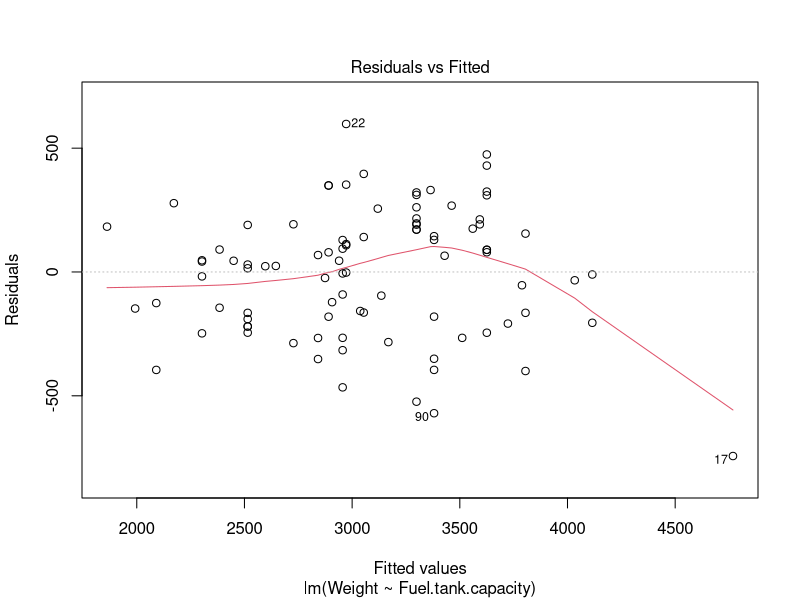
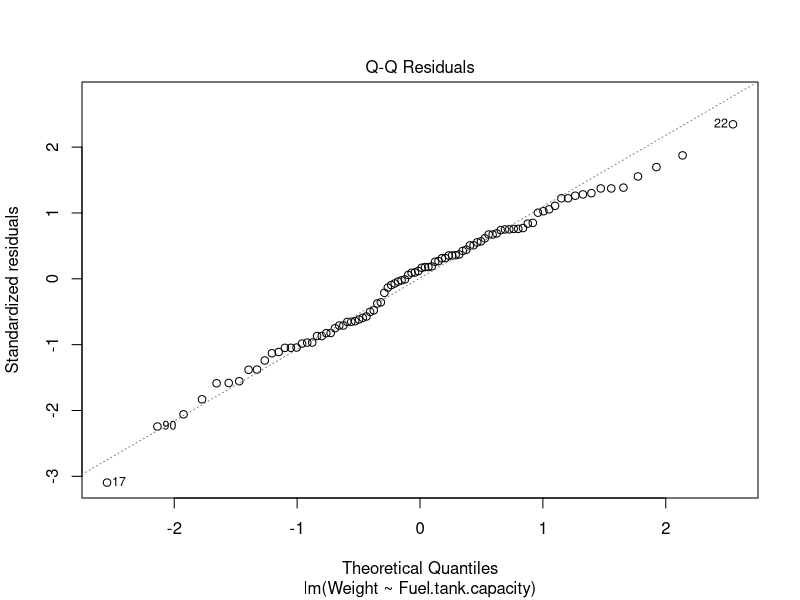

Source code (R) for these figures, in order:
## ---- chunk 1
library( MASS )
names( Cars93 )
## ---- chunk 2
library( tidyverse )
Cars93 %>%
  select( Weight, Cylinders, EngineSize, Fuel.tank.capacity,
          Passengers, Length, Width, Rear.seat.room, Luggage.room ) -> data
summary( data )
## ---- chunk 3
data %>%
  filter( Cylinders != 'rotary') %>%
  mutate( Cylinders = as.numeric( as.character( Cylinders ) )  ) -> data 
  
summary( data ) 
## ---- chunk 4
data$Rear.seat.room[ is.na( data$Rear.seat.room)] <- 0.0 
data$Luggage.room[ is.na( data$Luggage.room) ] <- 0.0
summary( data )
## ---- chunk 5
fit.1 <- lm( Weight ~ Cylinders, data=data )
fit.2 <- lm( Weight ~ EngineSize, data=data )
fit.3 <- lm( Weight ~ Fuel.tank.capacity, data=data)
fit.4 <- lm( Weight ~ Passengers, data=data)
fit.5 <- lm( Weight ~ Length, data=data)
fit.6 <- lm( Weight ~ Width, data=data)
fit.7 <- lm( Weight ~ Rear.seat.room, data=data)
fit.8 <- lm( Weight ~ Luggage.room, data=data)
## ---- chunk 6
df <- data.frame( Model = c( as.character( fit.1$call[2] ),
                             as.character( fit.2$call[2] ),
                             as.character( fit.3$call[2] ),
                             as.character( fit.4$call[2] ),
                             as.character( fit.5$call[2] ),
                             as.character( fit.6$call[2] ),
                             as.character( fit.7$call[2] ),
                             as.character( fit.8$call[2] ) ),
                  R2 = c( summary( fit.1 )$r.squared,
                          summary( fit.2 )$r.squared,
                          summary( fit.3 )$r.squared,
                          summary( fit.4 )$r.squared,
                          summary( fit.5 )$r.squared,
                          summary( fit.6 )$r.squared,
                          summary( fit.7 )$r.squared,
                          summary( fit.8 )$r.squared ),
                  AIC = c( AIC( fit.1 ),
                           AIC( fit.2 ),
                           AIC( fit.3 ),
                           AIC( fit.4 ),
                           AIC( fit.5 ),
                           AIC( fit.6 ),
                           AIC( fit.7 ),
                           AIC( fit.8 ) )
)
## ---- chunk 7
library( knitr )
library( kableExtra )

df %>%
  mutate( dAIC = AIC - min(AIC) ) %>%
  arrange( dAIC ) %>%
  kable( digits = 3, 
         caption = "First order models with amount of variation observed and AIC." ) %>%
  kable_paper( full_width = FALSE )
## ---- chunk 8
plot( fit.3, which=1 )
plot( fit.3, which=2 )
## ---- chunk 9
fit.9 <- lm( Weight ~ Fuel.tank.capacity + Cylinders,       data=data )
fit.10 <- lm( Weight ~ Fuel.tank.capacity + EngineSize,     data=data )
fit.11 <- lm( Weight ~ Fuel.tank.capacity + Passengers,     data=data)
fit.12 <- lm( Weight ~ Fuel.tank.capacity + Length,         data=data)
fit.13 <- lm( Weight ~ Fuel.tank.capacity + Width,          data=data)
fit.14 <- lm( Weight ~ Fuel.tank.capacity + Rear.seat.room, data=data)
fit.15 <- lm( Weight ~ Fuel.tank.capacity + Luggage.room,   data=data)
## ---- chunk 10
make_df <- function( model ) {
  df <- data.frame( Model = as.character( model$call[2] ),
                    R2 = summary( model )$r.squared,
                    AIC = AIC( model ) )
  return( df ) 
}
## ---- chunk 11
df <- rbind( df, make_df( fit.9 ) )
df <- rbind( df, make_df( fit.10 ) )
df <- rbind( df, make_df( fit.11 ) )
df <- rbind( df, make_df( fit.12 ) )
df <- rbind( df, make_df( fit.13 ) )
df <- rbind( df, make_df( fit.14 ) )
df <- rbind( df, make_df( fit.15 ) )


df %>%
  mutate( dAIC = AIC - min(AIC) ) %>%
  arrange( dAIC ) %>%
  filter( dAIC <= 10.0 ) %>% 
  kable( digits = 3, 
         caption = "First order models with two predictor variables, amount of variation observed, AIC, and dAIC." ) %>%
  kable_paper( full_width = FALSE )
